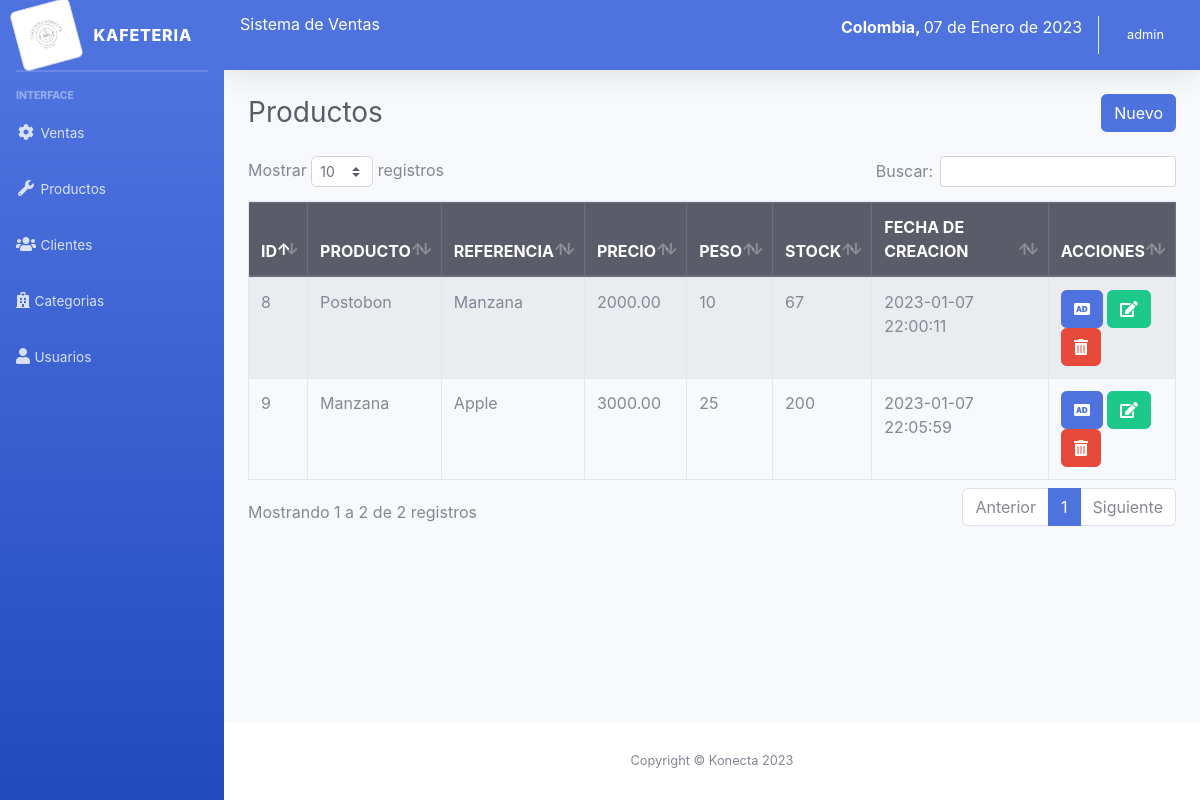
/sistema/lista_productos.php (signed in), run on the app's committed database.
### tables this page shows
CREATE TABLE `producto` (
  `codproducto` int(11) NOT NULL,
  `descripcion` varchar(200) NOT NULL,
  `referencia` varchar(30) NOT NULL,
  `categoria` int(30) NOT NULL,
  `precio` decimal(10,2) NOT NULL,
  `peso` int(11) NOT NULL,
  `existencia` int(11) NOT NULL,
  `fecha_creacion` timestamp NOT NULL DEFAULT current_timestamp(),
  `usuario_id` int(11) NOT NULL
);

### sistema/includes/functions.php (called while the page is built, shortened)
<?php
	function fecha(){
		$mes = array("","Enero",
					  "Febrero",
					  "Marzo",
					  "Abril",
					  "Mayo",
					  "Junio",
					  "Julio",
					  "Agosto",
					  "Septiembre",
					  "Octubre",
					  "Noviembre",
					  "Diciembre");
		return date('d')." de ". $mes[date('n')] . " de " . date('Y');
	}
 ?>

### sistema/lista_productos.php (the view)
<?php include_once "includes/header.php"; ?>
<div class="container-fluid">
	<div class="d-sm-flex align-items-center justify-content-between mb-4">
		<h1 class="h3 mb-0 text-gray-800">Productos</h1>
		<a href="registro_producto.php" class="btn btn-primary">Nuevo</a>
	</div>
	<div class="row">
		<div class="col-lg-12">
			<div class="table-responsive">
				<table class="table table-striped table-bordered" id="table">
					<thead class="thead-dark">
						<tr>
							<th>ID</th>
							<th>PRODUCTO</th>
							<th>REFERENCIA</th>
							<th>PRECIO</th>
							<th>PESO</th>
							<th>STOCK</th>
							<th>FECHA DE CREACION</th>
							<?php if ($_SESSION['rol'] == 1) { ?>
							<th>ACCIONES</th>
							<?php } ?>
						</tr>
					</thead>
					<tbody>
						<?php
						include "../conexion.php";
						$query = mysqli_query($conexion, "SELECT * FROM producto");
						$result = mysqli_num_rows($query);
						if ($result > 0) {
							while ($data = mysqli_fetch_assoc($query)) { ?>
								<tr>
									<td><?php echo $data['codproducto']; ?></td>
									<td><?php echo $data['descripcion']; ?></td>
									<td><?php echo $data['referencia']; ?></td>
									<td><?php echo $data['precio']; ?></td>
									<td><?php echo $data['peso']; ?></td>
									<td><?php echo $data['existencia']; ?></td>
									<td><?php echo $data['fecha_creacion']; ?></td>
										<?php if ($_SESSION['rol'] == 1) { ?>
									<td>
										<a href="agregar_producto.php?id=<?php echo $data['codproducto']; ?>" class="btn btn-primary"><i class='fas fa-audio-description'></i></a>
										<a href="editar_producto.php?id=<?php echo $data['codproducto']; ?>" class="btn btn-success"><i class='fas fa-edit'></i></a>
										<form action="eliminar_producto.php?id=<?php echo $data['codproducto']; ?>" method="post" class="confirmar d-inline">
											<button class="btn btn-danger" type="submit"><i class='fas fa-trash-alt'></i> </button>
										</form>
									</td>
										<?php } ?>
								</tr>
						<?php }
						} ?>
					</tbody>
				</table>
			</div>
		</div>
	</div>
</div>
</div>
<?php include_once "includes/footer.php"; ?>

### sistema/includes/header.php (shortened to what this page needs)
<?php
include "includes/functions.php";
?>
<!DOCTYPE html>
<html lang="en">
<head>
	<link href="css/sb-admin-2.min.css" rel="stylesheet">
	<link rel="stylesheet" href="css/dataTables.bootstrap4.min.css">
</head>
<body id="page-top">
	<div id="wrapper">
		<?php include_once "includes/menu.php"; ?>
		<div id="content-wrapper" class="d-flex flex-column">
			<div id="content">
				<nav class="navbar navbar-expand navbar-light bg-primary text-white topbar mb-4 static-top shadow">
					<div class="input-group">
						<h6>Sistema de Ventas</h6>
						<p class="ml-auto"><strong>Colombia, </strong><?php echo fecha(); ?></p>
					</div>
					<ul class="navbar-nav ml-auto">
						<li class="nav-item dropdown no-arrow">
							<a class="nav-link dropdown-toggle" href="#" id="userDropdown" role="button" data-toggle="dropdown" aria-haspopup="true" aria-expanded="false">
								<span class="mr-2 d-none d-lg-inline small text-white"><?php echo $_SESSION['nombre']; ?></span>
							</a>
						</li>
					</ul>
				</nav>

### sistema/includes/menu.php (shortened to what this page needs)
<ul class="navbar-nav bg-gradient-primary sidebar sidebar-dark accordion" id="accordionSidebar">
	<a class="sidebar-brand d-flex align-items-center justify-content-center" href="index.php">
		<div class="sidebar-brand-icon rotate-n-15">
			<img src="img/logo.jpg" class="img-thumbnail">
		</div>
		<div class="sidebar-brand-text mx-3">Kafeteria</div>
	</a>
	<hr class="sidebar-divider my-0">
	<hr class="sidebar-divider">
	<div class="sidebar-heading">
		Interface
	</div>
	<li class="nav-item">
		<a class="nav-link collapsed" href="#" data-toggle="collapse" data-target="#collapseTwo" aria-expanded="true" aria-controls="collapseTwo">
			<i class="fas fa-fw fa-cog"></i>
			<span>Ventas</span>
		</a>
	</li>
	<li class="nav-item">
		<a class="nav-link collapsed" href="#" data-toggle="collapse" data-target="#collapseUtilities" aria-expanded="true" aria-controls="collapseUtilities">
			<i class="fas fa-fw fa-wrench"></i>
			<span>Productos</span>
		</a>
	</li>
	<li class="nav-item">
		<a class="nav-link collapsed" href="#" data-toggle="collapse" data-target="#collapseClientes" aria-expanded="true" aria-controls="collapseUtilities">
			<i class="fas fa-users"></i>
			<span>Clientes</span>
		</a>
	</li>
	<li class="nav-item">
		<a class="nav-link collapsed" href="#" data-toggle="collapse" data-target="#collapseProveedor" aria-expanded="true" aria-controls="collapseUtilities">
			<i class="fas fa-hospital"></i>
			<span>Categorias</span>
		</a>
	</li>
	<?php if ($_SESSION['rol'] == 1) { ?>
		<li class="nav-item">
			<a class="nav-link collapsed" href="#" data-toggle="collapse" data-target="#collapseUsuarios" aria-expanded="true" aria-controls="collapseUtilities">
				<i class="fas fa-user"></i>
				<span>Usuarios</span>
			</a>
		</li>
	<?php } ?>
</ul>

### sistema/includes/footer.php (shortened to what this page needs)
<footer class="sticky-footer bg-white">
  <div class="container my-auto">
    <div class="copyright text-center my-auto">
      <span>Copyright &copy; Konecta <?php echo date("Y"); ?></span>
    </div>
  </div>
</footer>
</div>
</div>
</body>
</html>

### data on the page
producto: codproducto "8", descripcion "Postobon", referencia "Manzana", precio "2000.00", peso "10", existencia "67", fecha_creacion "2023-01-07 22:00:11"
producto: codproducto "9", descripcion "Manzana", referencia "Apple", precio "3000.00", peso "25", existencia "200", fecha_creacion "2023-01-07 22:05:59"

### other printed values
fecha() "07 de Enero de 2023"
$_SESSION['nombre'] "admin"
